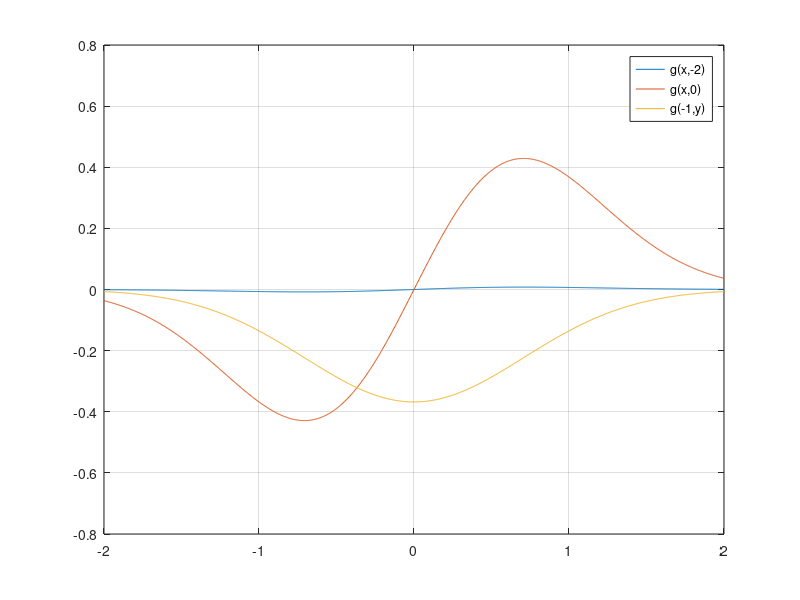

Reproduce this figure in MATLAB.
clear all

x=linspace(-2,2,1001);
y=x;

for i=1:length(x)
   for j=1:length(y)
      z(i,j) = x(i).*exp(-(x(i)).^2-(y(j)).^2);
   end
end

plot(x,z(:,1)); % g(x,-2)
hold on
plot(x,z(:,501)); % g(x,0)
hold on
plot(x,z(251,:)); % g(-1,y)
grid on
legend('g(x,-2)','g(x,0)','g(-1,y)');